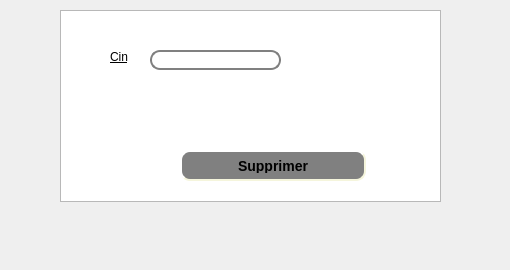
     <widget class="QWidget" name="tab_3">
      <attribute name="title">
       <string>Supprimer un employe</string>
      </attribute>
      <widget class="QTableView" name="tabemploye_5">
       <property name="geometry">
        <rect>
         <x>60</x>
         <y>10</y>
         <width>381</width>
         <height>192</height>
        </rect>
       </property>
      </widget>
      <widget class="QLineEdit" name="lineEdit_id_19">
       <property name="geometry">
        <rect>
         <x>150</x>
         <y>50</y>
         <width>131</width>
         <height>20</height>
        </rect>
       </property>
       <property name="styleSheet">
        <string notr="true">QLineEdit {
    border: 2px solid gray;
    border-radius: 10px;
    padding: 0 8px;
    background: white;
    selection-background-color: darkgray;
}</string>
       </property>
      </widget>
      <widget class="QPushButton" name="pb_ajouter_7">
       <property name="geometry">
        <rect>
         <x>180</x>
         <y>150</y>
         <width>186</width>
         <height>31</height>
        </rect>
       </property>
       <property name="styleSheet">
        <string notr="true">QPushButton#pb_ajouter_7 {
    background-color: grey;
    border-style: outset;
    border-width: 2px;
    border-radius: 10px;
    border-color: beige;
    font: bold 14px;
    min-width: 10em;
    padding: 6px;
}
</string>
       </property>
       <property name="text">
        <string>Supprimer</string>
       </property>
      </widget>
      <widget class="QLabel" name="label_28">
       <property name="geometry">
        <rect>
         <x>110</x>
         <y>50</y>
         <width>47</width>
         <height>13</height>
        </rect>
       </property>
       <property name="styleSheet">
        <string notr="true">font: 12pt &quot;Andalus&quot;;
text-decoration: underline;</string>
       </property>
       <property name="text">
        <string>Cin</string>
       </property>
      </widget>
      <widget class="QLabel" name="label_6">
       <property name="geometry">
        <rect>
         <x>-4</x>
         <y>0</y>
         <width>501</width>
         <height>261</height>
        </rect>
       </property>
       <property name="styleSheet">
        <string notr="true">background-image: url(:/bg.jpg);</string>
       </property>
       <property name="text">
        <string/>
       </property>
       <property name="pixmap">
        <pixmap>../60342173_2276972439287605_1529191567795945472_n.jpg</pixmap>
       </property>
      </widget>
      <zorder>label_6</zorder>
      <zorder>tabemploye_5</zorder>
      <zorder>lineEdit_id_19</zorder>
      <zorder>pb_ajouter_7</zorder>
      <zorder>label_28</zorder>
     </widget>
